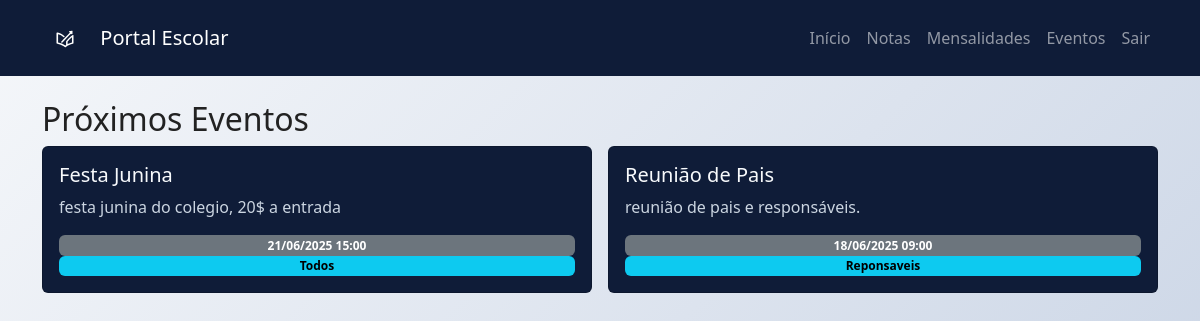
Page /portal/eventos/ (signed in) on the committed database.
### secretaria/models.py (models this page shows, shortened)
class Evento(models.Model):
    titulo = models.CharField(max_length=100)
    descricao = models.TextField()
    data = models.DateField()
    horario = models.TimeField()
    publico_alvo = models.CharField(
        max_length=20,
        choices=[
            ('todos','Todos'),('alunos','Alunos'),('reponsaveis','Responsáveis')],
            default = 'todos'
    )

### secretaria/views.py (the view)
# urls.py: path('portal/eventos/', views.eventos, name='eventos'),
@login_required
def eventos(request):
    eventos = Evento.objects.all()
    context = {
        'eventos': eventos,
    }
    return render(request, 'portal/eventos.html', context)

### secretaria/templates/portal/eventos.html (shortened to what this page needs)
{% extends 'base.html' %}
{% block content %}
<h2>Próximos Eventos</h2>
<div class="row g-3">
  {% for e in eventos %}
    <div class="col-md-6">
      <div class="card p-3">
        <h5 class="card-title">{{ e.titulo }}</h5>
        <p class="card-text">{{ e.descricao }}</p>
        <span class="badge text-bg-secondary">
          {{ e.data|date:"d/m/Y" }} {{ e.horario|time:"H:i" }}
        </span>
        <span class="badge text-bg-info">{{ e.publico_alvo|title }}</span>
      </div>
    </div>
  {% empty %}
    <p>Sem eventos cadastrados.</p>
  {% endfor %}
</div>
{% endblock %}

### secretaria/templates/base.html (style rules this page uses)
body { background: linear-gradient(135deg, #f5f7fa 0%, #c3cfe2 100%); color: #222; min-height: 100vh; position: relative; }
body::before { content: ""; position: absolute; top: 0; left: 0; right: 0; bottom: 0; background-image: url('https://www.transparenttextures.com/patterns/cubes.png'); opacity: 0.12; z-index: 0; }
.container, .navbar, .card { position: relative; z-index: 1; }
.navbar, .card { background-color: #0f1c38 !important; color: #fff; }
.card { color: #e9ecef; }
.card .card-title { color: #f8fafc; }
.card .card-text { color: #cbd5e1; }

### rows in the picture
Evento: titulo "Festa Junina", descricao "festa junina do colegio, 20$ a entrada", data "21/06/2025", horario "15:00", publico_alvo "Todos"
Evento: titulo "Reunião de Pais", descricao "reunião de pais e responsáveis.", data "18/06/2025", horario "09:00", publico_alvo "Reponsaveis"
